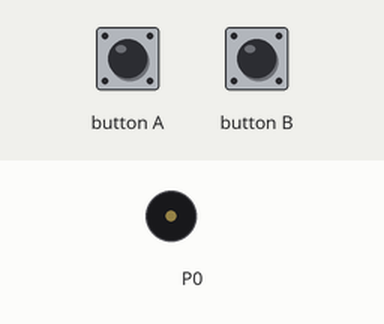
Simulated run of this program. Board: BBC micro:bit (MakeCode). Parts: buzzer (waves = sounding). The test bench sets the inputs (shaded band).

Above: at 1.2 s.
1.3 s: button A pressed for 0.15 s
At 8.5 s:
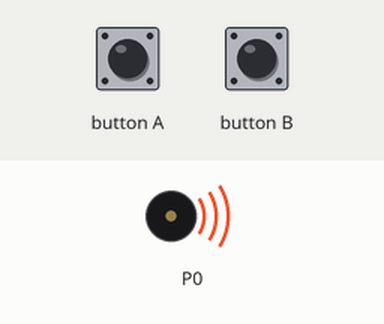
Timing chart, 0 to 10.4 s (numbered marks = the images above; inputs shaded):
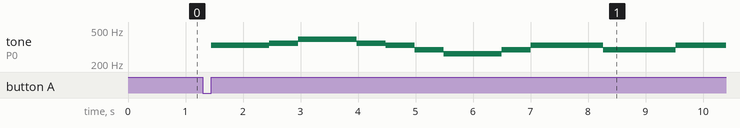

The program:

main.ts
```typescript
input.onButtonPressed(Button.A, function () {
    music.startMelody(music.builtInMelody(Melodies.Ode), MelodyOptions.Once)
})
input.onButtonPressed(Button.B, function () {
    music.startMelody(music.builtInMelody(Melodies.Blues), MelodyOptions.Once)
})
```

test.ts
```typescript
// aquí va el archivo "tests"; esto no se compilará cuando este paquete se utilice como una extensión.
```

Measured:
- after the input at 1.3 s, tone on P0: plays 330 Hz for 1.0 s, 349 Hz for 0.51 s, 392 Hz for 1.0 s, 349 Hz for 0.51 s, 330 Hz for 0.51 s, 294 Hz for 0.51 s … (11 notes in this stretch), starting after 0.15 s
